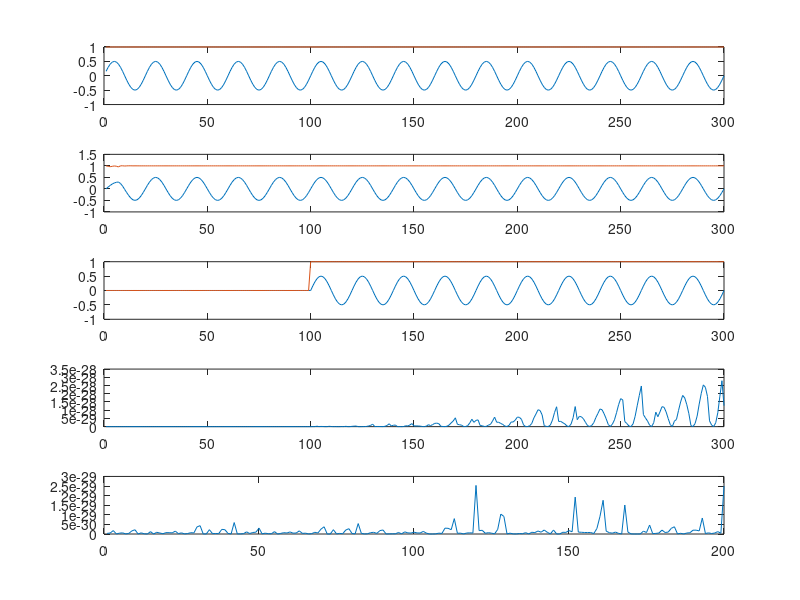

Write the MATLAB code that produced this figure.
NH  = 100;
NS  = 300;
NSR = 100;
PW  = 0.65;

DA = (0.5 * sin(pi / 10 * (1:2*NS)))';
DA = [DA, ones(2*NS, 1)];
D  = DA(1:NS,:);

WR = (2.0 * rand(NH, NH) - 1.0) .* (rand(NH, NH) < PW);
WR = WR ./ (max(abs(eig(WR))));
WR = WR .* 0.8;
WB = 2.0 * rand(NH, 2) - 1.0;
WB(:,2) = 0.0;

SI = 0.0;
ST = zeros(NS, NH);
ST(1,:) = SI;

for I = 2:NS,
    ST(I,:) = tanh(WR * ST(I-1,:)' + WB * D(I-1,:)' )';
end;

SO = [ST, ones(NS,1)];
%SO(NS,:) = [];
DO = D;
%DO(1,:) = [];
VO = SO(NSR:NS,:)\DO(NSR:NS,:);

OT = SO * VO;
O = zeros(NS,2);

STMSE = zeros(NS-NSR,1);
for I = 1:(NS-NSR),
    STMSE(I) = abs(OT(NSR+I,1) - D(NSR+I,1)) .^ 2 ;
end;

subplot(5,1,5), plot(STMSE);
sum(STMSE) / (NS-NSR+1),

STMSE = zeros(NS,1);
STT= zeros(NS, NH);
STT(NSR,:) = ST(NSR ,:);
O(NSR,:) = D(NSR, :);
O(NSR,:),
D(NSR,:),

%return;
for I = NSR+1:NS,
    STT(I,:) = tanh(WR * STT(I-1,:)' + WB * O(I-1,:)')';
    %STT(I,:) = ST(I,:);
    
    O(I,:) = [STT(I,:), 1] * VO;
    O(I,2) = 1;

    STMSE(I,1) = abs(O(I,1) - D(I,1)) .^ 2 ; %sum( (STT(I,:) - ST(I,:)) .^2) / NH;
    %O(I, :) = D(I, :);
end;

SO = [ST, ones(NS,1)];
OT = SO * VO;

subplot(5,1,1), plot(D);
subplot(5,1,2), plot(OT);
subplot(5,1,3), plot(O);
subplot(5,1,4), plot(STMSE);
